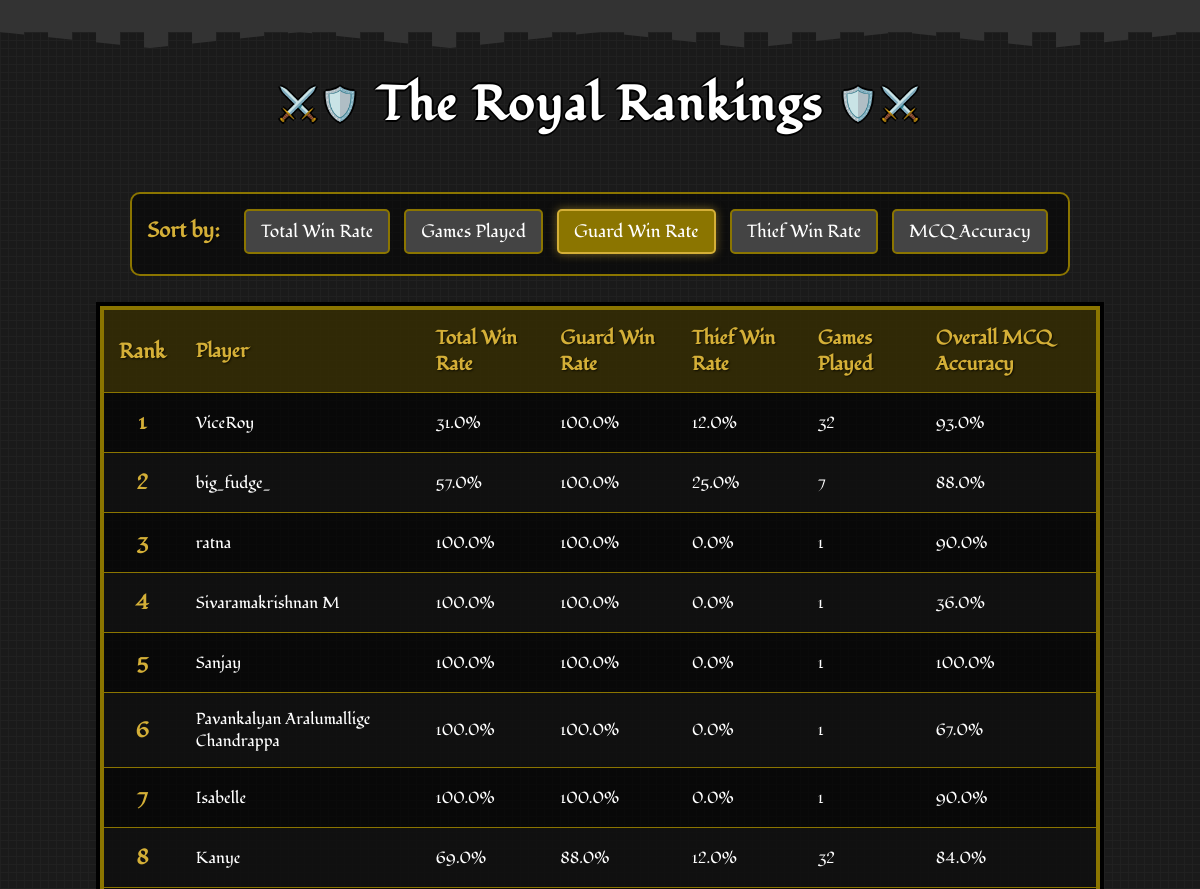
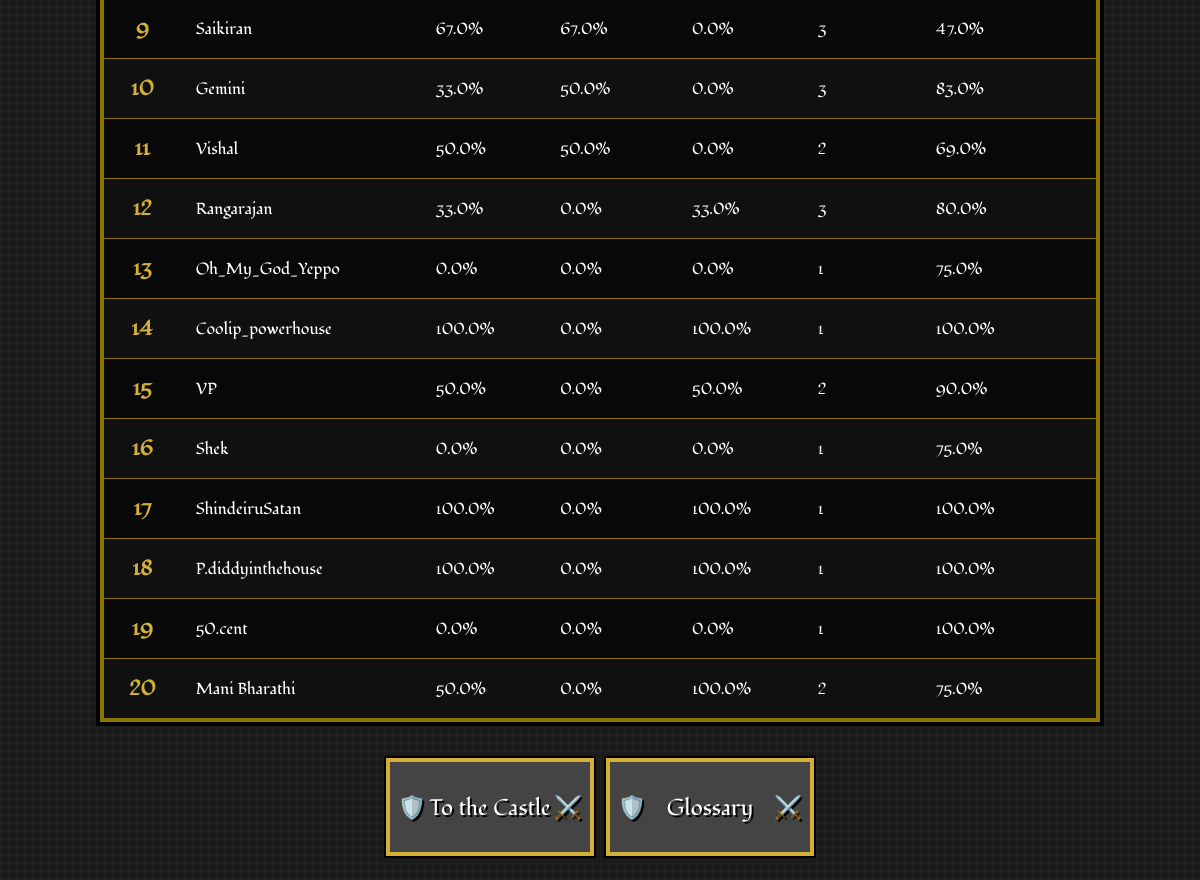
The page /leaderboard?sort_by=win_rate_as_guard on the database its author committed (2 pictures, top to bottom).
### app.py (models this page shows)
class PlayerStats(db.Model):
    id = db.Column(db.Integer, primary_key=True)
    user_id = db.Column(db.Integer, db.ForeignKey('user.id'), nullable=False)
    total_games_played = db.Column(db.Integer, default=0)
    games_played_as_guard = db.Column(db.Integer, default=0)
    games_played_as_thief = db.Column(db.Integer, default=0)
    total_games_won = db.Column(db.Integer, default=0)
    total_games_won_as_guard = db.Column(db.Integer, default=0)
    total_games_won_as_thief = db.Column(db.Integer, default=0)
    total_win_rate = db.Column(db.Float, default=0.0)
    win_rate_as_guard = db.Column(db.Float, default=0.0)
    win_rate_as_thief = db.Column(db.Float, default=0.0)
    total_answer_accuracy = db.Column(db.Float, default=0.0)
    total_questions_attempted = db.Column(db.Integer, default=0)
    total_right_answers = db.Column(db.Integer, default=0)
    game_right_answers = db.Column(db.Integer, default=0)
    game_total_questions = db.Column(db.Integer, default=0)
    answer_accuracy_in_last_game = db.Column(db.Float, default=0.0)

class User(db.Model):
    id = db.Column(db.Integer, primary_key=True)
    username = db.Column(db.String(40), unique=True, nullable=False)
    password_hash = db.Column(db.String(200), nullable=False)
    stats = db.relationship('PlayerStats', backref='user', uselist=False)

### app.py (the view)
@app.route('/leaderboard')
def leaderboard():
    sort_by = request.args.get('sort_by', 'total_win_rate')
    sort_options = {
        'games_played': PlayerStats.total_games_played,
        'total_win_rate': PlayerStats.total_win_rate,
        'win_rate_as_guard': PlayerStats.win_rate_as_guard,
        'win_rate_as_thief': PlayerStats.win_rate_as_thief,
        'mcq_accuracy': PlayerStats.total_answer_accuracy
    }
    sort_column = sort_options.get(sort_by, PlayerStats.total_win_rate)
    leaderboard_data = db.session.query(PlayerStats, User)\
        .join(User, PlayerStats.user_id == User.id)\
        .order_by(sort_column.desc())\
        .limit(20)\
        .all()
    return render_template('leaderboard.html',
                           leaderboard_data=leaderboard_data,
                           current_sort=sort_by)

### templates/leaderboard.html (shortened to what this page needs)
<!DOCTYPE html>
<html lang="en">
<head>
    <link rel="stylesheet" href="static/css/style.css">
    <link rel="stylesheet" href="static/css/leaderboard.css">
    <link rel="stylesheet" href="static/css/game-over.css">
</head>
<body>
    <div class="castle-top"></div>
    <h1>The Royal Rankings</h1>
    <div class="filters">
        <strong>Sort by:</strong>
        <a href="{{ url_for('leaderboard', sort_by='total_win_rate') }}"
           class="{{ 'active' if current_sort == 'total_win_rate' }}">Total Win Rate</a>
        <a href="{{ url_for('leaderboard', sort_by='games_played') }}"
           class="{{ 'active' if current_sort == 'games_played' }}">Games Played</a>
        <a href="{{ url_for('leaderboard', sort_by='win_rate_as_guard') }}"
           class="{{ 'active' if current_sort == 'win_rate_as_guard' }}">Guard Win Rate</a>
        <a href="{{ url_for('leaderboard', sort_by='win_rate_as_thief') }}"
           class="{{ 'active' if current_sort == 'win_rate_as_thief' }}">Thief Win Rate</a>
        <a href="{{ url_for('leaderboard', sort_by='mcq_accuracy') }}"
           class="{{ 'active' if current_sort == 'mcq_accuracy' }}">MCQ Accuracy</a>
    </div>
    <table>
        <thead>
            <tr>
                <th class="rank">Rank</th>
                <th>Player</th>
                <th>Total Win Rate</th>
                <th>Guard Win Rate</th>
                <th>Thief Win Rate</th>
                <th>Games Played</th>
                <th>Overall MCQ Accuracy</th>
            </tr>
        </thead>
        <tbody>
            {% for stats, user in leaderboard_data %}
            <tr>
                <td class="rank">{{ loop.index }}</td>
                <td>{{ user.username }}</td>
                <td>{{ stats.total_win_rate }}%</td>
                <td>{{ stats.win_rate_as_guard }}%</td>
                <td>{{ stats.win_rate_as_thief }}%</td>
                <td>{{ stats.total_games_played }}</td>
                <td>{{ stats.total_answer_accuracy }}%</td>
            </tr>
            {% else %}
            <tr>
                <td colspan="7" style="text-align: center;">No player data available yet.</td>
            </tr>
            {% endfor %}
        </tbody>
    </table>
    <div class="button-container">
        <a href="{{ url_for('home') }}"><button class="shield-btn game-over-btn">To the Castle</button></a>
        <a href="{{ url_for('glossary') }}"><button class="shield-btn game-over-btn">Glossary</button></a>
    </div>
</body>
</html>

### static/css/style.css (style rules this page uses)
body { font-family: "Fondamento", serif; background-color: #1a1a1a; background-image: linear-gradient(90deg, rgba(34,34,34,0.8) 1px, transparent 1px), linear-gradient(rgba(34,34,34,0.8) 1px, transparent 1px); background-size: 8px 8px; color: white; margin: 0; padding: 0; text-align: center; position: relative; min-height: 60vh; display: flex; flex-direction: column; justify-content: space-between; }
.castle-top { height: 32px; background-color: #333; position: relative; margin-bottom: 16px; image-rendering: pixelated; }
.castle-top::before { content: ""; position: absolute; top: 100%; left: 0; right: 0; height: 16px; background-image: repeating-linear-gradient(90deg, #333 0px, #333 24px, transparent 24px, transparent 48px); background-size: 48px 16px; clip-path: polygon( 0% 0%, 12.5% 100%, 25% 0%, 37.5% 100%, 50% 0%, 62.5% 100%, 75% 0%, 87.5% 100%, 100% 0% ); image-rendering: pixelated; }
h1 { font-family: "Fondamento", serif; text-align: center; font-size: 3rem; color: white; text-shadow: 2px 0 #000, -2px 0 #000, 0 2px #000, 0 -2px #000; margin: 24px 0; letter-spacing: 2px; position: relative; image-rendering: pixelated; }
h1::before { content: "⚔️🛡️"; font-size: 2rem; position: relative; top: -5px; margin: 0 15px; }
h1::after { content: "🛡️⚔️"; font-size: 2rem; position: relative; top: -5px; margin: 0 15px; }
button.shield-btn { font-family: "Fondamento", serif; background-color: #444; color: white; border: none; box-shadow: 0 0 0 4px #d4af37, 0 0 0 6px #000; padding: 14px 22px; margin: 10px; font-size: 1.4rem; cursor: pointer; position: relative; transition: all 0.2s steps(5); text-shadow: 2px 2px 0 #000; width: 200px; height: 90px; image-rendering: pixelated; }
button.shield-btn::before { content: "🛡️ "; position: absolute; left: 8px; top: 50%; transform: translateY(-50%); }

### static/css/leaderboard.css (style rules this page uses)
body { font-family: "Fondamento", serif; background-color: #1a1a1a; background-image: linear-gradient(90deg, rgba(34,34,34,0.8) 1px, transparent 1px), linear-gradient(rgba(34,34,34,0.8) 1px, transparent 1px); background-size: 8px 8px; color: white; margin: 0; padding: 0; text-align: center; }
h1 { font-family: "Fondamento", serif; text-align: center; font-size: 3rem; color: white; text-shadow: 2px 0 #000, -2px 0 #000, 0 2px #000, 0 -2px #000; margin: 24px 0; letter-spacing: 2px; }
.filters { text-align: center; margin: 30px auto; max-width: 1000px; background-color: rgba(0, 0, 0, 0.5); padding: 15px; border: 2px solid #8b7500; border-radius: 10px; }
.filters strong { color: #d4af37; font-size: 1.3rem; margin-right: 15px; text-shadow: 1px 1px 2px rgba(0, 0, 0, 0.7); }
.filters a { font-family: "Fondamento", serif; text-decoration: none; padding: 8px 15px; margin: 0 5px; border-radius: 5px; background-color: #444; color: white; border: 2px solid #8b7500; transition: all 0.2s; font-size: 1.1rem; display: inline-block; margin-bottom: 5px; }
.filters a.active { background-color: #8b7500; color: white; border-color: #d4af37; box-shadow: 0 0 10px rgba(212, 175, 55, 0.5); }
table { width: 100%; max-width: 1000px; margin: 0 auto; border-collapse: collapse; background-color: rgba(0, 0, 0, 0.7); border: 4px solid #8b7500; box-shadow: 0 0 0 4px #000; }
th, td { padding: 15px; text-align: left; border-bottom: 1px solid #8b7500; }
thead th { background-color: rgba(139, 117, 0, 0.3); color: #d4af37; font-weight: bold; text-shadow: 1px 1px 2px rgba(0, 0, 0, 0.7); font-size: 1.2rem; }
tbody tr:nth-child(even) { background-color: rgba(34, 34, 34, 0.3); }
.rank { font-weight: bold; text-align: center; color: #d4af37; font-size: 1.3rem; }
.button-container { display: flex; justify-content: center; margin: 30px auto; }
.shield-btn { font-family: "Fondamento", serif; background-color: #444; color: white; border: none; box-shadow: 0 0 0 4px #d4af37, 0 0 0 6px #000; padding: 14px 22px; margin: 10px; font-size: 1.4rem; cursor: pointer; position: relative; transition: all 0.2s steps(5); text-shadow: 2px 2px 0 #000; }

### static/css/game-over.css (style rules this page uses)
button.game-over-btn::after { content: "⚔️"; position: absolute; right: 8px; top: 50%; transform: translateY(-50%); }

### rows shown on the page
PlayerStats: username "ViceRoy", total_win_rate "31.0", win_rate_as_guard "100.0", win_rate_as_thief "12.0", total_games_played "32", total_answer_accuracy "93.0"
PlayerStats: username "big_fudge_", total_win_rate "57.0", win_rate_as_guard "100.0", win_rate_as_thief "25.0", total_games_played "7", total_answer_accuracy "88.0"
PlayerStats: username "ratna", total_win_rate "100.0", win_rate_as_guard "100.0", win_rate_as_thief "0.0", total_games_played "1", total_answer_accuracy "90.0"
PlayerStats: username "Sivaramakrishnan M", total_win_rate "100.0", win_rate_as_guard "100.0", win_rate_as_thief "0.0", total_games_played "1", total_answer_accuracy "36.0"
PlayerStats: username "Sanjay", total_win_rate "100.0", win_rate_as_guard "100.0", win_rate_as_thief "0.0", total_games_played "1", total_answer_accuracy "100.0"
PlayerStats: username "Pavankalyan Aralumallige Chandrappa", total_win_rate "100.0", win_rate_as_guard "100.0", win_rate_as_thief "0.0", total_games_played "1", total_answer_accuracy "67.0"
PlayerStats: username "Isabelle", total_win_rate "100.0", win_rate_as_guard "100.0", win_rate_as_thief "0.0", total_games_played "1", total_answer_accuracy "90.0"
PlayerStats: username "Kanye", total_win_rate "69.0", win_rate_as_guard "88.0", win_rate_as_thief "12.0", total_games_played "32", total_answer_accuracy "84.0"
PlayerStats: username "Saikiran", total_win_rate "67.0", win_rate_as_guard "67.0", win_rate_as_thief "0.0", total_games_played "3", total_answer_accuracy "47.0"
PlayerStats: username "Gemini", total_win_rate "33.0", win_rate_as_guard "50.0", win_rate_as_thief "0.0", total_games_played "3", total_answer_accuracy "83.0"
PlayerStats: username "Vishal", total_win_rate "50.0", win_rate_as_guard "50.0", win_rate_as_thief "0.0", total_games_played "2", total_answer_accuracy "69.0"
PlayerStats: username "Rangarajan", total_win_rate "33.0", win_rate_as_guard "0.0", win_rate_as_thief "33.0", total_games_played "3", total_answer_accuracy "80.0"
PlayerStats: username "Oh_My_God_Yeppo", total_win_rate "0.0", win_rate_as_guard "0.0", win_rate_as_thief "0.0", total_games_played "1", total_answer_accuracy "75.0"
PlayerStats: username "Coolip_powerhouse", total_win_rate "100.0", win_rate_as_guard "0.0", win_rate_as_thief "100.0", total_games_played "1", total_answer_accuracy "100.0"
PlayerStats: username "VP", total_win_rate "50.0", win_rate_as_guard "0.0", win_rate_as_thief "50.0", total_games_played "2", total_answer_accuracy "90.0"
PlayerStats: username "Shek", total_win_rate "0.0", win_rate_as_guard "0.0", win_rate_as_thief "0.0", total_games_played "1", total_answer_accuracy "75.0"
PlayerStats: username "ShindeiruSatan", total_win_rate "100.0", win_rate_as_guard "0.0", win_rate_as_thief "100.0", total_games_played "1", total_answer_accuracy "100.0"
PlayerStats: username "P.diddyinthehouse", total_win_rate "100.0", win_rate_as_guard "0.0", win_rate_as_thief "100.0", total_games_played "1", total_answer_accuracy "100.0"
PlayerStats: username "50.cent", total_win_rate "0.0", win_rate_as_guard "0.0", win_rate_as_thief "0.0", total_games_played "1", total_answer_accuracy "100.0"
PlayerStats: username "Mani Bharathi", total_win_rate "50.0", win_rate_as_guard "0.0", win_rate_as_thief "100.0", total_games_played "2", total_answer_accuracy "75.0"
